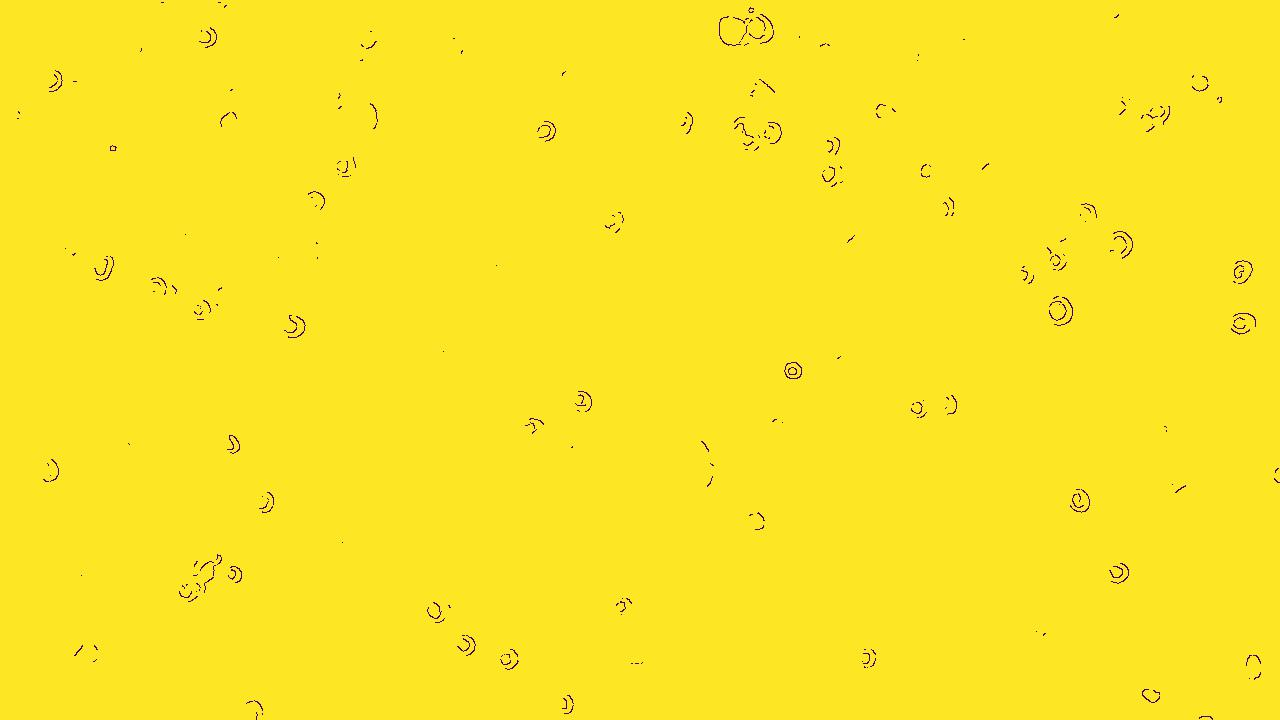
#> input picture input_images/holes.jpeg, 1280 x 720 px
$ python canny_fill_holes.py
#> lines starting #> are read from the running program, lines starting #| are printed output that depends on the picture; after the words box and inside, x2 and y2 are one past the last pixel; in counts of white or black regions, pixels touching at a corner belong together
# -*- coding: utf-8 -*-
"""
Created on Wed Jun 22 22:28:27 2022

@author: sdeni
"""

import numpy as np
import argparse
import cv2

def fill_holes(imInput, threshold):
    # Threshold.
    th, thImg = cv2.threshold(imInput, threshold, 255, cv2.THRESH_BINARY_INV)

    imFloodfill = thImg.copy()

    h, w = thImg.shape[:2]
    mask = np.zeros((h+2, w+2), np.uint8)

    cv2.floodFill(imFloodfill, mask, (0,0), 255)

    imFloodfillInv = cv2.bitwise_not(imFloodfill)

    imOut = thImg | imFloodfillInv

    return imOut

if __name__ == "__main__":
    image = cv2.imread("../input_images/holes.jpeg")
#> image is the input picture: shape (720, 1280, 3); mean B, G, R 36.4, 229.1, 252.2
    cv2.imshow("Original image", image)

    gray = cv2.cvtColor(image, cv2.COLOR_BGR2GRAY)
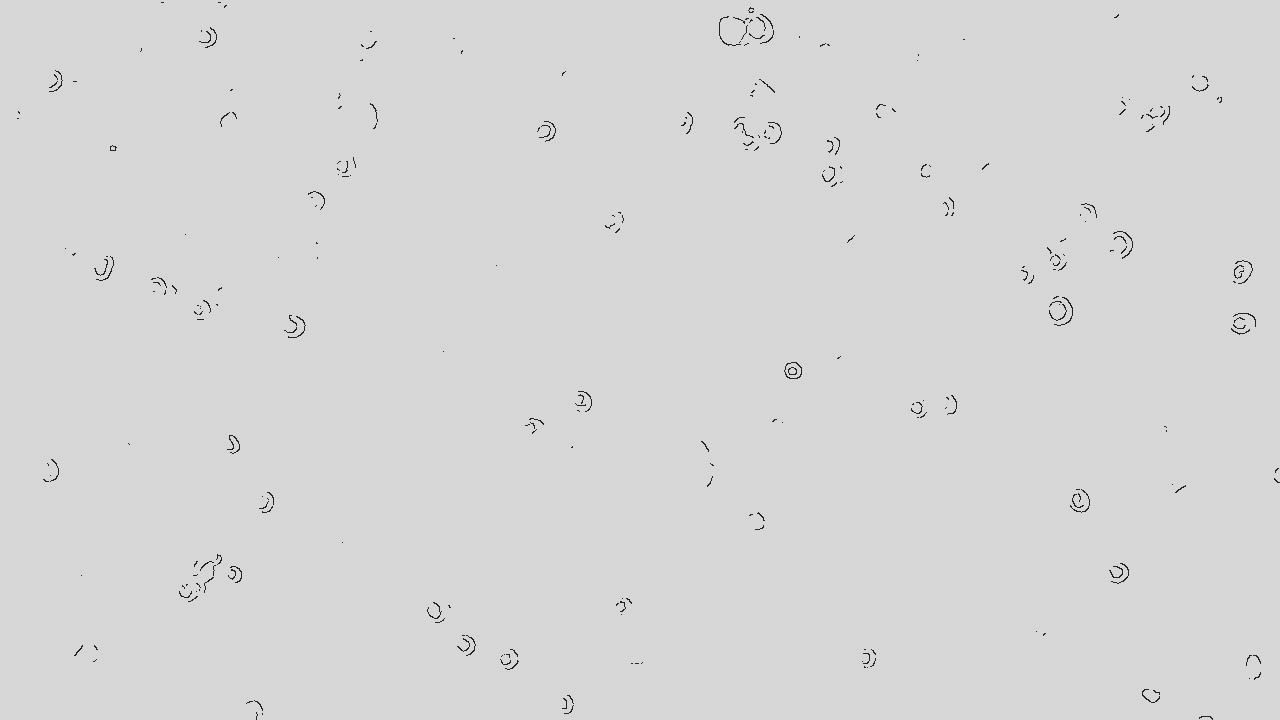
#> gray: shape (720, 1280); min 11, max 239, mean 214.3
    blurred = cv2.GaussianBlur(gray, (3, 3), 0)
    #cv2.imshow("Blurred", blurred)

    # Fille the "holes" on the image.
    filled = fill_holes(blurred, 200)
#> in fill_holes, `th, thImg = cv2.threshold(imInput, threshold, 255, cv2.THRESH_BINARY_I..`:
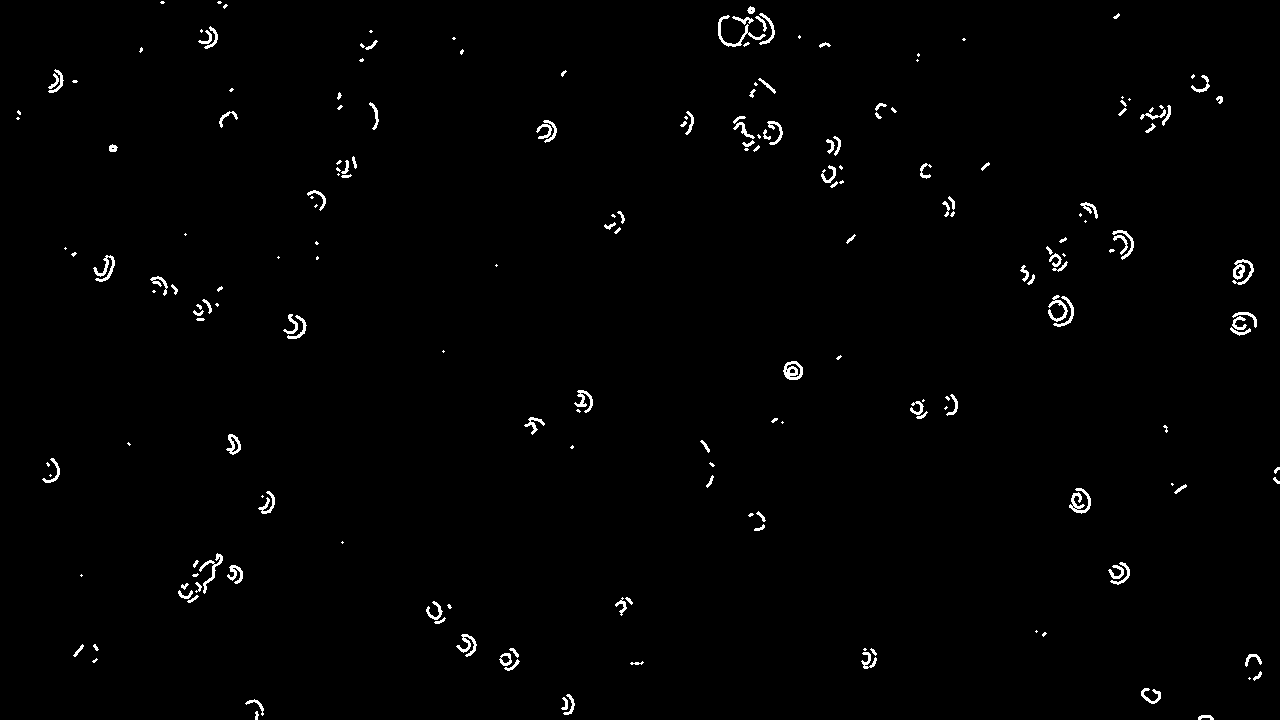
#> thImg: shape (720, 1280); 1.1% white in thin lines or dots
#> in fill_holes, `th, thImg = cv2.threshold(imInput, threshold, 255, cv2.THRESH_BINARY_I..`: th = 200
#> in fill_holes, `cv2.floodFill(imFloodfill, mask, (0,0), 255)`:
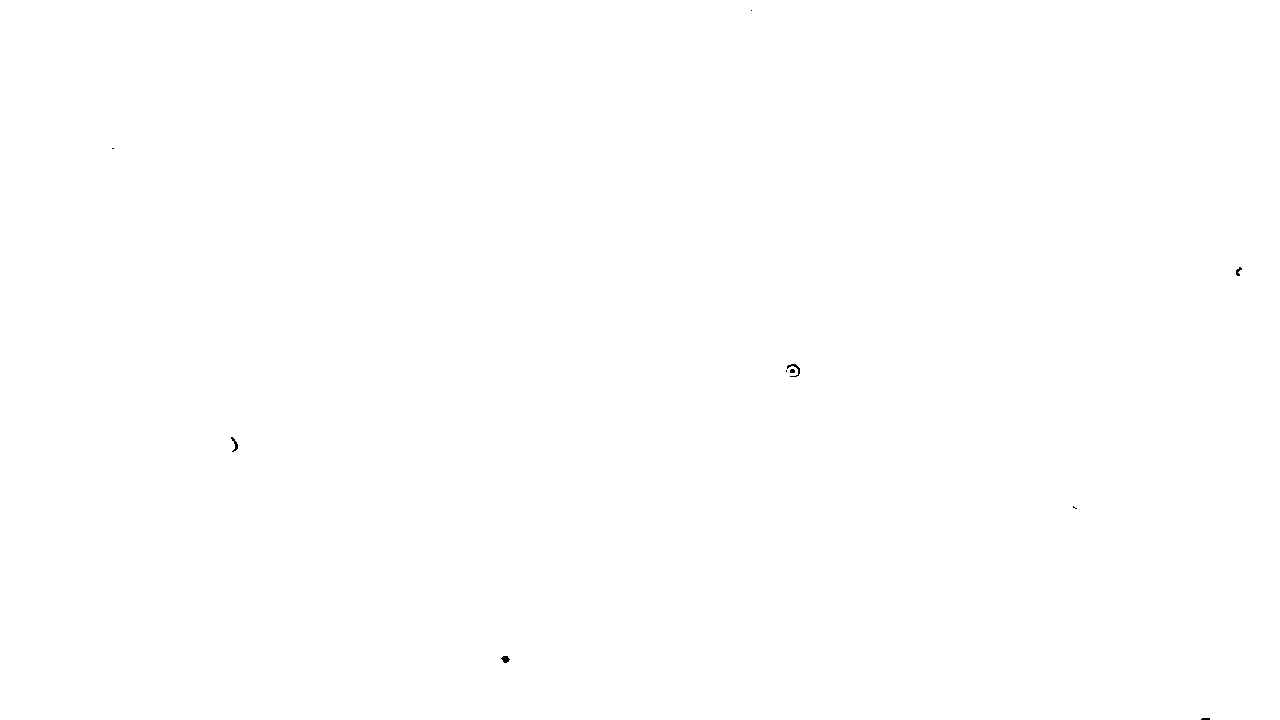
#> imFloodfill: shape (720, 1280); 100% white; black in thin lines or dots, all inside (x1, y1, x2, y2) = (112, 10, 1242, 720)
#> in fill_holes, `imOut = thImg | imFloodfillInv`: imOut: shape (720, 1280); 1.1% white; 204 white regions (79 under 20 px), largest, box (x1, y1, x2, y2) and area: (783, 361, 803, 380) 304, (1232, 259, 1254, 285) 287, (718, 15, 766, 47) 264
    cv2.imshow("Filled", filled)
    ret, filled_1 = cv2.threshold(filled, 0, 255, cv2.THRESH_BINARY_INV)
    cv2.imshow("Filled1", filled_1)

    # Find circles by the Hough transfermation.
    circles = cv2.HoughCircles(filled_1, cv2.HOUGH_GRADIENT, 2, 700, param1 = 255, param2 = 15, minRadius = 0, maxRadius = 20)
#> circles = [[215, 581, 18.8], [757, 31, 14.2], [1147, 693, 6.6]]


    count = 0
    if circles is not None:
        circles = np.uint8(np.around(circles))
#> circles = [[215, 69, 19], [245, 31, 14], [123, 181, 7]]
        for i in circles[0,:]:
            cv2.circle(filled_1, (i[0], i[1]), i[2], (0, 255, 0), 2)
            count += 1
#> this loop made 3 passes
#> filled_1: shape (720, 1280); 98.8% white; 207 black regions (79 under 20 px), largest, box (x1, y1, x2, y2) and area: (195, 49, 236, 90) 346, (783, 361, 803, 380) 304, (1232, 259, 1254, 285) 287
#> after the loop, count = 3

    cv2.imshow("Filled1", filled_1)
    cv2.waitKey(0)
    cv2.destroyAllWindows()
